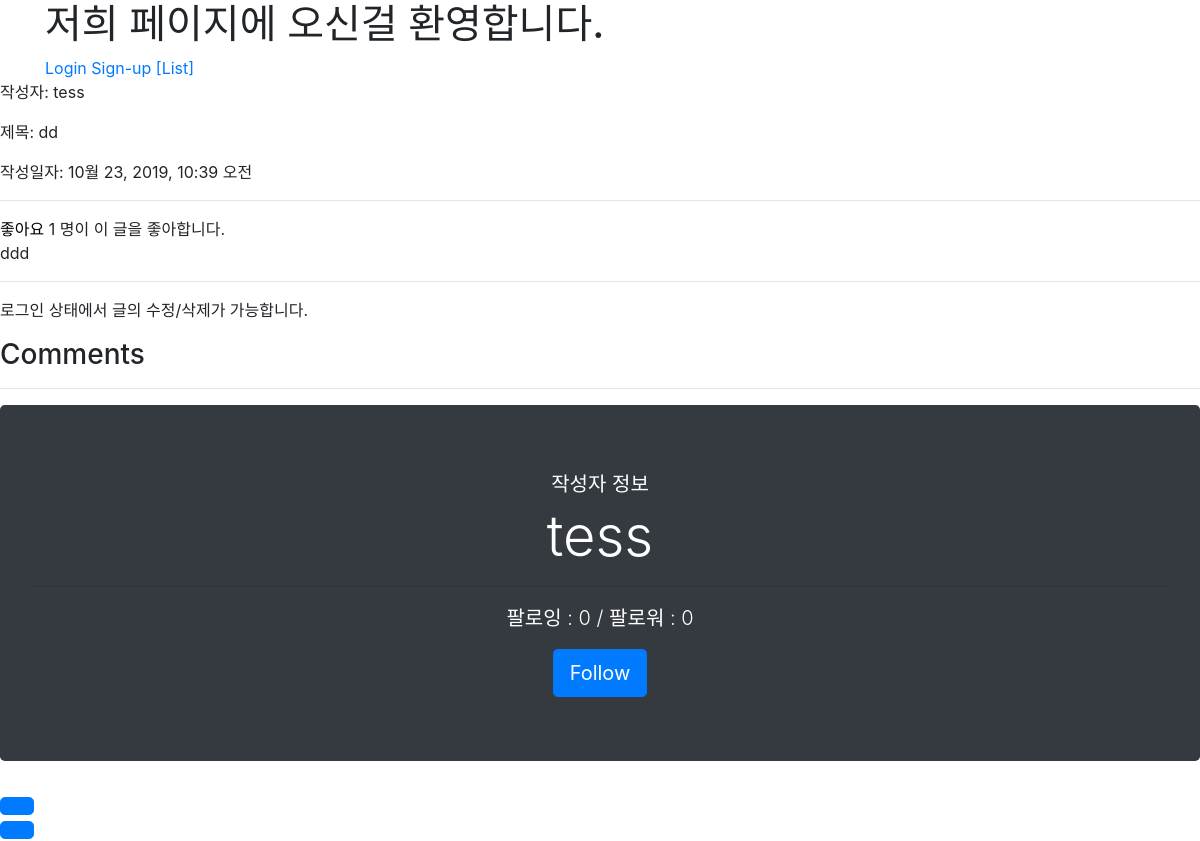
/articles/1/, run on the app's committed database.
### articles/models.py (models this page shows)
class Article(models.Model):
    title = models.CharField(max_length=20)
    content = models.TextField() # 내용이 길기때문에 textfield
    created_at = models.DateTimeField(auto_now_add=True)
    updated_at = models.DateTimeField(auto_now=True)
    user = models.ForeignKey(settings.AUTH_USER_MODEL, on_delete=models.CASCADE)
    liked_users = models.ManyToManyField(
    settings.AUTH_USER_MODEL,
    related_name='liked_articles',
    )
    class Meta:
        ordering = ['-pk']

### accounts/models.py (models this page shows)
class User(AbstractUser):
    followers = models.ManyToManyField(settings.AUTH_USER_MODEL, related_name="followings")

### articles/views.py (the view)
# urls.py: path('<int:article_pk>/', views.detail, name='detail'),
@require_GET
def detail(request, article_pk):
    article = get_object_or_404(Article, pk=article_pk) # 해당 article_pk를 찾는데 없으면, 사용자에게 해당 데이터가 없다고 404 status code를 제공
    comments = article.comments.all()
    comment_form = CommentForm()
    context = {
        'article': article,
        'comment_form': comment_form,
        'comments': comments,
    }
    return render(request, 'articles/detail.html', context)

### articles/templates/articles/detail.html (shortened to what this page needs)
{% extends 'base.html' %}
{% block body %}
<p>작성자: {{ article.user }}</p>
<p>제목: {{ article.title }}</p>
<p>작성일자: {{ article.created_at }}</p>
<hr>
{% if user in article.liked_users.all %}
<a href="{% url 'articles:like' article.pk %}" style="color: red">좋아요</a>
{% else %}
<a href="{% url 'articles:like' article.pk %}" style="color: black">좋아요</a>
{% endif %}
<span>{{ article.liked_users.all | length }} 명이 이 글을 좋아합니다.</span><br>
{{ article.content }}
<hr>
{% if article.user == request.user %} <br>
<a href="{% url 'articles:update' article.pk %}">[수정하기]</a>
{% comment %} 삭제 {% endcomment %}
<form method="POST" action="{% url 'articles:delete' article.pk %}">
{% csrf_token %}
<button type="submit">[삭제하기]</button>
</form>
{% else %}
<p>로그인 상태에서 글의 수정/삭제가 가능합니다.</p>
{% endif %}
<h3>Comments</h3>
<hr>
{% include 'articles/_follow.html' %}
{% endblock body %}

### articles/templates/articles/_follow.html
<div class="jumbotron text-center text-white bg-dark">
 <p class="lead mb-1">작성자 정보</p>
 <h1 class="display-4">{{ article.user.username }}</h1>
 <hr>
 <p class="lead">
   팔로잉 : {{ article.user.followings.all | length }} /
   팔로워 : {{ article.user.followers.all | length }}
 </p>
 {% if user != article.user %}
   {% if user in article.user.followers.all %}
   <a href="{% url 'articles:follow' article.pk article.user.pk  %}" class="btn btn-primary btn-lg">
   Unfollow
   </a>
   {% else %}
   <a href="{% url 'articles:follow' article.pk article.user.pk  %}" class="btn btn-primary btn-lg">
   Follow
   {% endif %}
 {% endif %}
</div>

### data on the page
Article: user "tess", title "dd", created_at "10월 23, 2019, 10:39 오전", liked_users.all|length "1", content "ddd", user.username "tess", user.followings.all|length "0", user.followers.all|length "0"
